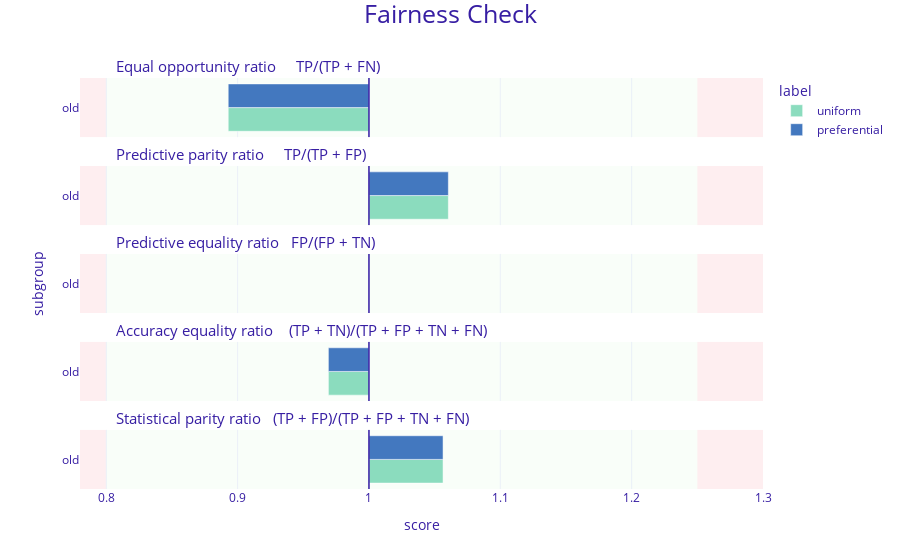

This figure's notebook cell:
### Code cell
# Now check if fairness is ok
exp3 = dx.Explainer(clf_u, X_test, y_test, verbose = False)
exp4 = dx.Explainer(clf_p, X_test, y_test, verbose = False)

mf_u = exp3.model_fairness(protected=protected, privileged=privileged, label="uniform")
mf_p = exp4.model_fairness(protected=protected, privileged=privileged, label="preferential")

mf_u.plot([mf_p])

### Figure 1 — Plotly figure (JSON) as saved in the notebook; plotly's stock layout.template omitted (floating-point values rounded to 4 significant figures)
{"data": [{"alignmentgroup": "True", "customdata": [["old", 0.893, "uniform"]], "hovertemplate": "<b>%{customdata[2]}</b><br>Subgroup: %{customdata[0]}<br>Score: %{customdata[1]}<br><extra></extra>", "legendgroup": "uniform", "marker": {"color": "#8bdcbe", "pattern": {"shape": ""}}, "name": "uniform", "offsetgroup": "uniform", "orientation": "h", "showlegend": true, "textposition": "auto", "type": "bar", "x": [-0.1071], "xaxis": "x5", "y": [0.5], "yaxis": "y5"}, {"alignmentgroup": "True", "customdata": [["old", 1.06, "uniform"]], "hovertemplate": "<b>%{customdata[2]}</b><br>Subgroup: %{customdata[0]}<br>Score: %{customdata[1]}<br><extra></extra>", "legendgroup": "uniform", "marker": {"color": "#8bdcbe", "pattern": {"shape": ""}}, "name": "uniform", "offsetgroup": "uniform", "orientation": "h", "showlegend": false, "textposition": "auto", "type": "bar", "x": [0.06045], "xaxis": "x4", "y": [0.5], "yaxis": "y4"}, {"alignmentgroup": "True", "customdata": [["old", null, "uniform"]], "hovertemplate": "<b>%{customdata[2]}</b><br>Subgroup: %{customdata[0]}<br>Score: %{customdata[1]}<br><extra></extra>", "legendgroup": "uniform", "marker": {"color": "#8bdcbe", "pattern": {"shape": ""}}, "name": "uniform", "offsetgroup": "uniform", "orientation": "h", "showlegend": false, "textposition": "auto", "type": "bar", "x": [null], "xaxis": "x3", "y": [0.5], "yaxis": "y3"}, {"alignmentgroup": "True", "customdata": [["old", 0.969, "uniform"]], "hovertemplate": "<b>%{customdata[2]}</b><br>Subgroup: %{customdata[0]}<br>Score: %{customdata[1]}<br><extra></extra>", "legendgroup": "uniform", "marker": {"color": "#8bdcbe", "pattern": {"shape": ""}}, "name": "uniform", "offsetgroup": "uniform", "orientation": "h", "showlegend": false, "textposition": "auto", "type": "bar", "x": [-0.0309], "xaxis": "x2", "y": [0.5], "yaxis": "y2"}, {"alignmentgroup": "True", "customdata": [["old", 1.056, "uniform"]], "hovertemplate": "<b>%{customdata[2]}</b><br>Subgroup: %{customdata[0]}<br>Score: %{customdata[1]}<br><extra></extra>", "legendgroup": "uniform", "marker": {"color": "#8bdcbe", "pattern": {"shape": ""}}, "name": "uniform", "offsetgroup": "uniform", "orientation": "h", "showlegend": false, "textposition": "auto", "type": "bar", "x": [0.05641], "xaxis": "x", "y": [0.5], "yaxis": "y"}, {"alignmentgroup": "True", "customdata": [["old", 0.893, "preferential"]], "hovertemplate": "<b>%{customdata[2]}</b><br>Subgroup: %{customdata[0]}<br>Score: %{customdata[1]}<br><extra></extra>", "legendgroup": "preferential", "marker": {"color": "#4378bf", "pattern": {"shape": ""}}, "name": "preferential", "offsetgroup": "preferential", "orientation": "h", "showlegend": true, "textposition": "auto", "type": "bar", "x": [-0.1071], "xaxis": "x5", "y": [0.5], "yaxis": "y5"}, {"alignmentgroup": "True", "customdata": [["old", 1.06, "preferential"]], "hovertemplate": "<b>%{customdata[2]}</b><br>Subgroup: %{customdata[0]}<br>Score: %{customdata[1]}<br><extra></extra>", "legendgroup": "preferential", "marker": {"color": "#4378bf", "pattern": {"shape": ""}}, "name": "preferential", "offsetgroup": "preferential", "orientation": "h", "showlegend": false, "textposition": "auto", "type": "bar", "x": [0.06045], "xaxis": "x4", "y": [0.5], "yaxis": "y4"}, {"alignmentgroup": "True", "customdata": [["old", null, "preferential"]], "hovertemplate": "<b>%{customdata[2]}</b><br>Subgroup: %{customdata[0]}<br>Score: %{customdata[1]}<br><extra></extra>", "legendgroup": "preferential", "marker": {"color": "#4378bf", "pattern": {"shape": ""}}, "name": "preferential", "offsetgroup": "preferential", "orientation": "h", "showlegend": false, "textposition": "auto", "type": "bar", "x": [null], "xaxis": "x3", "y": [0.5], "yaxis": "y3"}, {"alignmentgroup": "True", "customdata": [["old", 0.969, "preferential"]], "hovertemplate": "<b>%{customdata[2]}</b><br>Subgroup: %{customdata[0]}<br>Score: %{customdata[1]}<br><extra></extra>", "legendgroup": "preferential", "marker": {"color": "#4378bf", "pattern": {"shape": ""}}, "name": "preferential", "offsetgroup": "preferential", "orientation": "h", "showlegend": false, "textposition": "auto", "type": "bar", "x": [-0.0309], "xaxis": "x2", "y": [0.5], "yaxis": "y2"}, {"alignmentgroup": "True", "customdata": [["old", 1.056, "preferential"]], "hovertemplate": "<b>%{customdata[2]}</b><br>Subgroup: %{customdata[0]}<br>Score: %{customdata[1]}<br><extra></extra>", "legendgroup": "preferential", "marker": {"color": "#4378bf", "pattern": {"shape": ""}}, "name": "preferential", "offsetgroup": "preferential", "orientation": "h", "showlegend": false, "textposition": "auto", "type": "bar", "x": [0.05641], "xaxis": "x", "y": [0.5], "yaxis": "y"}], "layout": {"annotations": [{"font": {"size": 15}, "showarrow": false, "text": "Statistical parity ratio   (TP + FP)/(TP + FP + TN + FN)", "x": 0.05, "xanchor": "left", "xref": "paper", "y": 0.144, "yanchor": "bottom", "yref": "paper"}, {"font": {"size": 15}, "showarrow": false, "text": "Accuracy equality ratio    (TP + TN)/(TP + FP + TN + FN)", "x": 0.05, "xanchor": "left", "xref": "paper", "y": 0.358, "yanchor": "bottom", "yref": "paper"}, {"font": {"size": 15}, "showarrow": false, "text": "Predictive equality ratio   FP/(FP + TN)", "x": 0.05, "xanchor": "left", "xref": "paper", "y": 0.572, "yanchor": "bottom", "yref": "paper"}, {"font": {"size": 15}, "showarrow": false, "text": "Predictive parity ratio     TP/(TP + FP)", "x": 0.05, "xanchor": "left", "xref": "paper", "y": 0.786, "yanchor": "bottom", "yref": "paper"}, {"font": {"size": 15}, "showarrow": false, "text": "Equal opportunity ratio     TP/(TP + FN)", "x": 0.05, "xanchor": "left", "xref": "paper", "y": 1, "yanchor": "bottom", "yref": "paper"}], "barmode": "group", "font": {"color": "#371ea3"}, "legend": {"title": {"text": "label"}, "tracegroupgap": 0}, "margin": {"b": 71, "r": 30, "t": 78}, "shapes": [{"fillcolor": "#f05a71", "layer": "below", "line": {"width": 0}, "opacity": 0.1, "type": "rect", "x0": 0.25, "x1": 0.3, "xref": "x", "y0": 0, "y1": 1, "yref": "y"}, {"fillcolor": "#f05a71", "layer": "below", "line": {"width": 0}, "opacity": 0.1, "type": "rect", "x0": -0.22, "x1": -0.2, "xref": "x", "y0": 0, "y1": 1, "yref": "y"}, {"fillcolor": "#c7f5bf", "layer": "below", "line": {"width": 0}, "opacity": 0.1, "type": "rect", "x0": -0.2, "x1": 0.25, "xref": "x", "y0": 0, "y1": 1, "yref": "y"}, {"line": {"color": "#371ea3", "width": 1.5}, "type": "line", "x0": 0, "x1": 0, "xref": "x", "y0": 0, "y1": 1, "yref": "y"}, {"fillcolor": "#f05a71", "layer": "below", "line": {"width": 0}, "opacity": 0.1, "type": "rect", "x0": 0.25, "x1": 0.3, "xref": "x", "y0": 0, "y1": 1, "yref": "y2"}, {"fillcolor": "#f05a71", "layer": "below", "line": {"width": 0}, "opacity": 0.1, "type": "rect", "x0": -0.22, "x1": -0.2, "xref": "x", "y0": 0, "y1": 1, "yref": "y2"}, {"fillcolor": "#c7f5bf", "layer": "below", "line": {"width": 0}, "opacity": 0.1, "type": "rect", "x0": -0.2, "x1": 0.25, "xref": "x", "y0": 0, "y1": 1, "yref": "y2"}, {"line": {"color": "#371ea3", "width": 1.5}, "type": "line", "x0": 0, "x1": 0, "xref": "x", "y0": 0, "y1": 1, "yref": "y2"}, {"fillcolor": "#f05a71", "layer": "below", "line": {"width": 0}, "opacity": 0.1, "type": "rect", "x0": 0.25, "x1": 0.3, "xref": "x", "y0": 0, "y1": 1, "yref": "y3"}, {"fillcolor": "#f05a71", "layer": "below", "line": {"width": 0}, "opacity": 0.1, "type": "rect", "x0": -0.22, "x1": -0.2, "xref": "x", "y0": 0, "y1": 1, "yref": "y3"}, {"fillcolor": "#c7f5bf", "layer": "below", "line": {"width": 0}, "opacity": 0.1, "type": "rect", "x0": -0.2, "x1": 0.25, "xref": "x", "y0": 0, "y1": 1, "yref": "y3"}, {"line": {"color": "#371ea3", "width": 1.5}, "type": "line", "x0": 0, "x1": 0, "xref": "x", "y0": 0, "y1": 1, "yref": "y3"}, {"fillcolor": "#f05a71", "layer": "below", "line": {"width": 0}, "opacity": 0.1, "type": "rect", "x0": 0.25, "x1": 0.3, "xref": "x", "y0": 0, "y1": 1, "yref": "y4"}, {"fillcolor": "#f05a71", "layer": "below", "line": {"width": 0}, "opacity": 0.1, "type": "rect", "x0": -0.22, "x1": -0.2, "xref": "x", "y0": 0, "y1": 1, "yref": "y4"}, {"fillcolor": "#c7f5bf", "layer": "below", "line": {"width": 0}, "opacity": 0.1, "type": "rect", "x0": -0.2, "x1": 0.25, "xref": "x", "y0": 0, "y1": 1, "yref": "y4"}, {"line": {"color": "#371ea3", "width": 1.5}, "type": "line", "x0": 0, "x1": 0, "xref": "x", "y0": 0, "y1": 1, "yref": "y4"}, {"fillcolor": "#f05a71", "layer": "below", "line": {"width": 0}, "opacity": 0.1, "type": "rect", "x0": 0.25, "x1": 0.3, "xref": "x", "y0": 0, "y1": 1, "yref": "y5"}, {"fillcolor": "#f05a71", "layer": "below", "line": {"width": 0}, "opacity": 0.1, "type": "rect", "x0": -0.22, "x1": -0.2, "xref": "x", "y0": 0, "y1": 1, "yref": "y5"}, {"fillcolor": "#c7f5bf", "layer": "below", "line": {"width": 0}, "opacity": 0.1, "type": "rect", "x0": -0.2, "x1": 0.25, "xref": "x", "y0": 0, "y1": 1, "yref": "y5"}, {"line": {"color": "#371ea3", "width": 1.5}, "type": "line", "x0": 0, "x1": 0, "xref": "x", "y0": 0, "y1": 1, "yref": "y5"}], "title": {"font": {"size": 25}, "text": "Fairness Check", "x": 0.5, "y": 0.99}, "xaxis": {"anchor": "y", "domain": [0, 1], "range": [-0.22, 0.3], "ticktext": [0.7, 0.8, 0.9, 1, 1.1, 1.2, 1.3, 1], "tickvals": [-0.3, -0.2, -0.1, 0, 0.1, 0.2, 0.3, 0], "title": {"text": "score"}}, "xaxis2": {"anchor": "y2", "domain": [0, 1], "matches": "x", "range": [-0.22, 0.3], "showticklabels": false, "ticktext": [0.7, 0.8, 0.9, 1, 1.1, 1.2, 1.3, 1], "tickvals": [-0.3, -0.2, -0.1, 0, 0.1, 0.2, 0.3, 0]}, "xaxis3": {"anchor": "y3", "domain": [0, 1], "matches": "x", "range": [-0.22, 0.3], "showticklabels": false, "ticktext": [0.7, 0.8, 0.9, 1, 1.1, 1.2, 1.3, 1], "tickvals": [-0.3, -0.2, -0.1, 0, 0.1, 0.2, 0.3, 0]}, "xaxis4": {"anchor": "y4", "domain": [0, 1], "matches": "x", "range": [-0.22, 0.3], "showticklabels": false, "ticktext": [0.7, 0.8, 0.9, 1, 1.1, 1.2, 1.3, 1], "tickvals": [-0.3, -0.2, -0.1, 0, 0.1, 0.2, 0.3, 0]}, "xaxis5": {"anchor": "y5", "domain": [0, 1], "matches": "x", "range": [-0.22, 0.3], "showticklabels": false, "ticktext": [0.7, 0.8, 0.9, 1, 1.1, 1.2, 1.3, 1], "tickvals": [-0.3, -0.2, -0.1, 0, 0.1, 0.2, 0.3, 0]}, "yaxis": {"anchor": "x", "domain": [0, 0.144], "range": [0, 1], "showgrid": false, "ticktext": ["old"], "tickvals": [0.5], "title": {"text": ""}, "zeroline": false}, "yaxis2": {"anchor": "x2", "domain": [0.214, 0.358], "matches": "y", "range": [0, 1], "showgrid": false, "ticktext": ["old"], "tickvals": [0.5], "title": {"text": ""}, "zeroline": false}, "yaxis3": {"anchor": "x3", "domain": [0.428, 0.572], "matches": "y", "range": [0, 1], "showgrid": false, "ticktext": ["old"], "tickvals": [0.5], "title": {"text": "subgroup"}, "zeroline": false}, "yaxis4": {"anchor": "x4", "domain": [0.642, 0.786], "matches": "y", "range": [0, 1], "showgrid": false, "ticktext": ["old"], "tickvals": [0.5], "title": {"text": ""}, "zeroline": false}, "yaxis5": {"anchor": "x5", "domain": [0.856, 1], "matches": "y", "range": [0, 1], "showgrid": false, "ticktext": ["old"], "tickvals": [0.5], "title": {"text": ""}, "zeroline": false}}}
